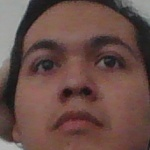
#> input picture servidor/reconocimiento facial/images/2/julio_0.jpg, 150 x 150 px, given in place of the camera
$ python face_storage.py
#> lines starting #> are read from the running program, lines starting #| are printed output that depends on the picture
import cv2
import os
import imutils
import urllib.request
import numpy as np


personName = 'julio'
dataPath = 'C:/Users/USUARIO DELL/Downloads/ATTENDANCE/images'
url='http://192.168.43.103/cam-hi.jpg'

personPath = dataPath + "/" + personName

if not os.path.exists(personPath):
    print('Carpeta creada: ',personPath)
    os.makedirs(personPath)


faceClassif = cv2.CascadeClassifier(cv2.data.haarcascades+'haarcascade_frontalface_default.xml')
count = 0


cap = cv2.VideoCapture(0, cv2.CAP_DSHOW)


while True:

    ret, frame = cap.read()
#> frame is the input picture: shape (150, 150, 3); mean B, G, R 71.7, 77.6, 105.2
    if ret == False:
          break

    # [5 lines of commented-out code are left out]

    gray = cv2.cvtColor(frame, cv2.COLOR_BGR2RGB)
    auxFrame = frame.copy()

    frame = cv2.resize(frame, (0, 0), None, 0.25, 0.25)
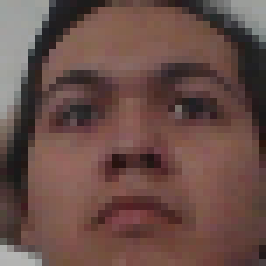
#> frame: shape (38, 38, 3) (shown 7 times larger); mean B, G, R 71.7, 77.6, 105


    faces = faceClassif.detectMultiScale(gray, 1.3, 5)
#> faces = ()

    for(x, y, w, h) in faces:
        cv2.rectangle(frame, (x, y), (x+w, y+h), (0, 255, 0), 2)
        rostro = auxFrame[y:y+h, x:x+w]
        rostro = cv2.resize(rostro, (150, 150), interpolation=cv2.INTER_CUBIC)
        cv2.imwrite(personPath + "/" + personName + "_{}.jpg".format(count), rostro)
        count = count + 1
#> this loop made 0 passes
#> after the loop, count = 0

    #cv2.imshow('Webcam', img)
    cv2.imshow("webcam", auxFrame)

    k = cv2.waitKey(1)
#> (key Esc is pressed here)
    if k == 27 or count >= 300:
        break

cv2.destroyAllWindows()
cv2.imread

$ run again, on servidor/reconocimiento facial/images/2/julio_10.jpg
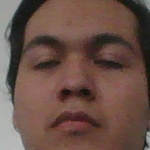
#> input picture servidor/reconocimiento facial/images/2/julio_10.jpg, 150 x 150 px, given in place of the camera
#> frame is the input picture: shape (150, 150, 3); mean B, G, R 71.4, 80.5, 106.2
#> `frame = cv2.resize(frame, (0, 0), None, 0.25, 0.25)`:
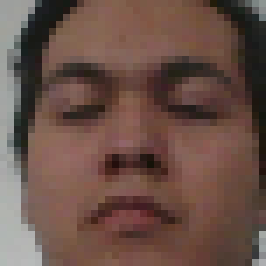
#> frame: shape (38, 38, 3) (shown 7 times larger); mean B, G, R 71.5, 80.5, 105.9
#> faces = ()
#> after the loop `for(x, y, w, h) in faces:`: count = 0

$ run again, on servidor/reconocimiento facial/images/2/julio_101.jpg
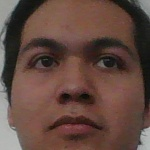
#> input picture servidor/reconocimiento facial/images/2/julio_101.jpg, 150 x 150 px, given in place of the camera
#> frame is the input picture: shape (150, 150, 3); mean B, G, R 64, 72.7, 98.4
#> `frame = cv2.resize(frame, (0, 0), None, 0.25, 0.25)`:
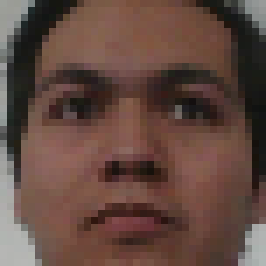
#> frame: shape (38, 38, 3) (shown 7 times larger); mean B, G, R 64.6, 73.2, 98.6
#> faces = ()
#> after the loop `for(x, y, w, h) in faces:`: count = 0
